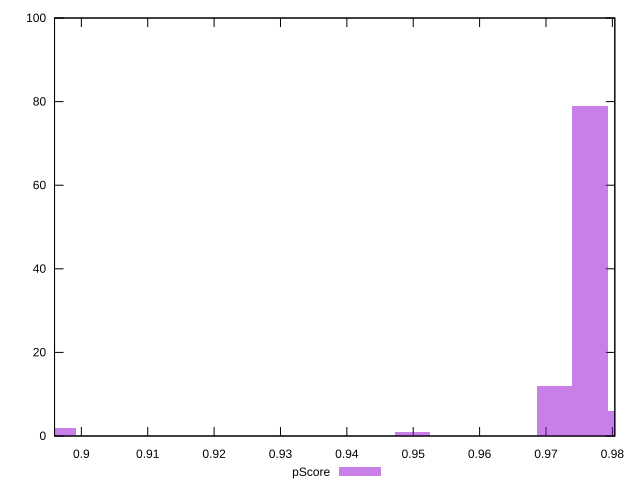

This chart was generated by the following gnuplot code:
reset

$pScore <<EOF
0.9499311291034844 1
0.9766145877861665 79
0.8965642117381201 2
0.981951279522703 6
0.9712778960496301 12
EOF

set key outside below
set boxwidth 0.005336691736536429
set xrange [0.8959598283524403:0.9803703820342795]
set yrange [0:100]
set trange [0:100]
set style fill transparent solid 0.5 noborder
set terminal svg size 640, 490 enhanced background rgb 'white'
set output "reports/report_00031_2021-02-24T23-18-18.084Z/bootup-time/samples/music/pScore/histogram.svg"

plot $pScore title "pScore" with boxes

reset
